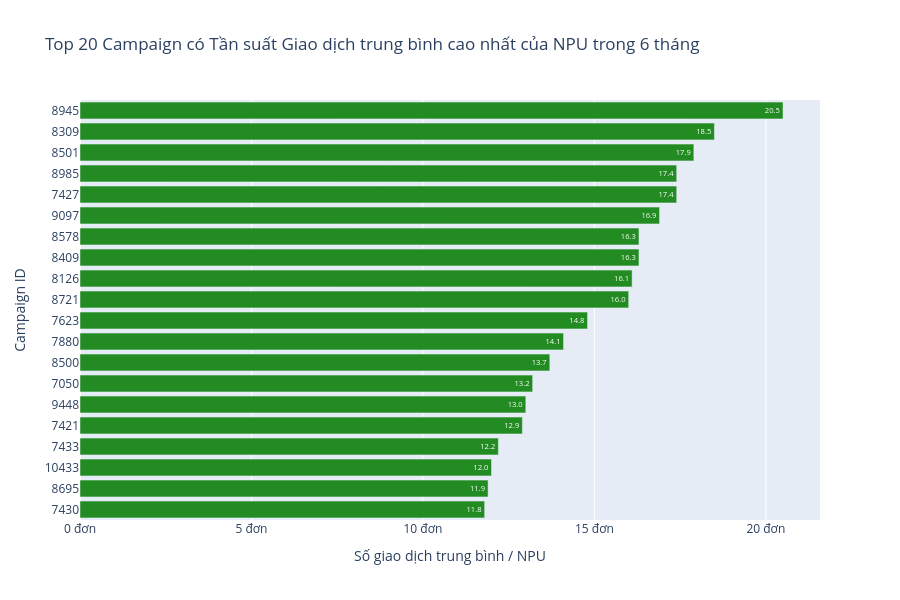

Notebook code cell kept with this figure:
### Code cell
# Lấy Top 20 Campaign có tần suất giao dịch trung bình cao nhất
top_20_freq = final_frequency.nlargest(20, 'avg_tx_per_npu').sort_values('avg_tx_per_npu', ascending=True)

# Vẽ biểu đồ thanh ngang
fig_freq = px.bar(
    top_20_freq,
    x='avg_tx_per_npu',
    y='acq_campaignID',
    orientation='h',
    text_auto='.1f',
    title="Top 20 Campaign có Tần suất Giao dịch trung bình cao nhất của NPU trong 6 tháng",
    labels={'acq_campaignID': 'Campaign ID', 'avg_tx_per_npu': 'Số giao dịch trung bình / NPU'},
    height=600
)

# Tối ưu giao diện theo tone màu của bạn (Chọn màu xanh lá đậm đại diện cho dòng tiền/tần suất)
fig_freq.update_traces(marker_color='forestgreen')
fig_freq.update_layout(xaxis_ticksuffix=' đơn', yaxis_type='category')
fig_freq.update_yaxes(dtick=1)

fig_freq.show()

### Figure 1 — Plotly figure (JSON) as saved in the notebook; plotly's stock layout.template omitted (floating-point values rounded to 4 significant figures)
{"data": [{"hovertemplate": "Số giao dịch trung bình / NPU=%{x}<br>Campaign ID=%{y}<extra></extra>", "legendgroup": "", "marker": {"color": "forestgreen", "pattern": {"shape": ""}}, "name": "", "orientation": "h", "showlegend": false, "textposition": "auto", "texttemplate": "%{x:.1f}", "type": "bar", "x": [11.8, 11.9, 12.0, 12.2, 12.9, 13.0, 13.2, 13.7, 14.1, 14.8, 16.0, 16.1, 16.3, 16.3, 16.9, 17.4, 17.4, 17.9, 18.5, 20.5], "xaxis": "x", "y": ["7430", "8695", "10433", "7433", "7421", "9448", "7050", "8500", "7880", "7623", "8721", "8126", "8409", "8578", "9097", "7427", "8985", "8501", "8309", "8945"], "yaxis": "y"}], "layout": {"barmode": "relative", "height": 600, "legend": {"tracegroupgap": 0}, "title": {"text": "Top 20 Campaign có Tần suất Giao dịch trung bình cao nhất của NPU trong 6 tháng"}, "xaxis": {"anchor": "y", "domain": [0, 1], "ticksuffix": " đơn", "title": {"text": "Số giao dịch trung bình / NPU"}}, "yaxis": {"anchor": "x", "domain": [0, 1], "dtick": 1, "title": {"text": "Campaign ID"}, "type": "category"}}}
